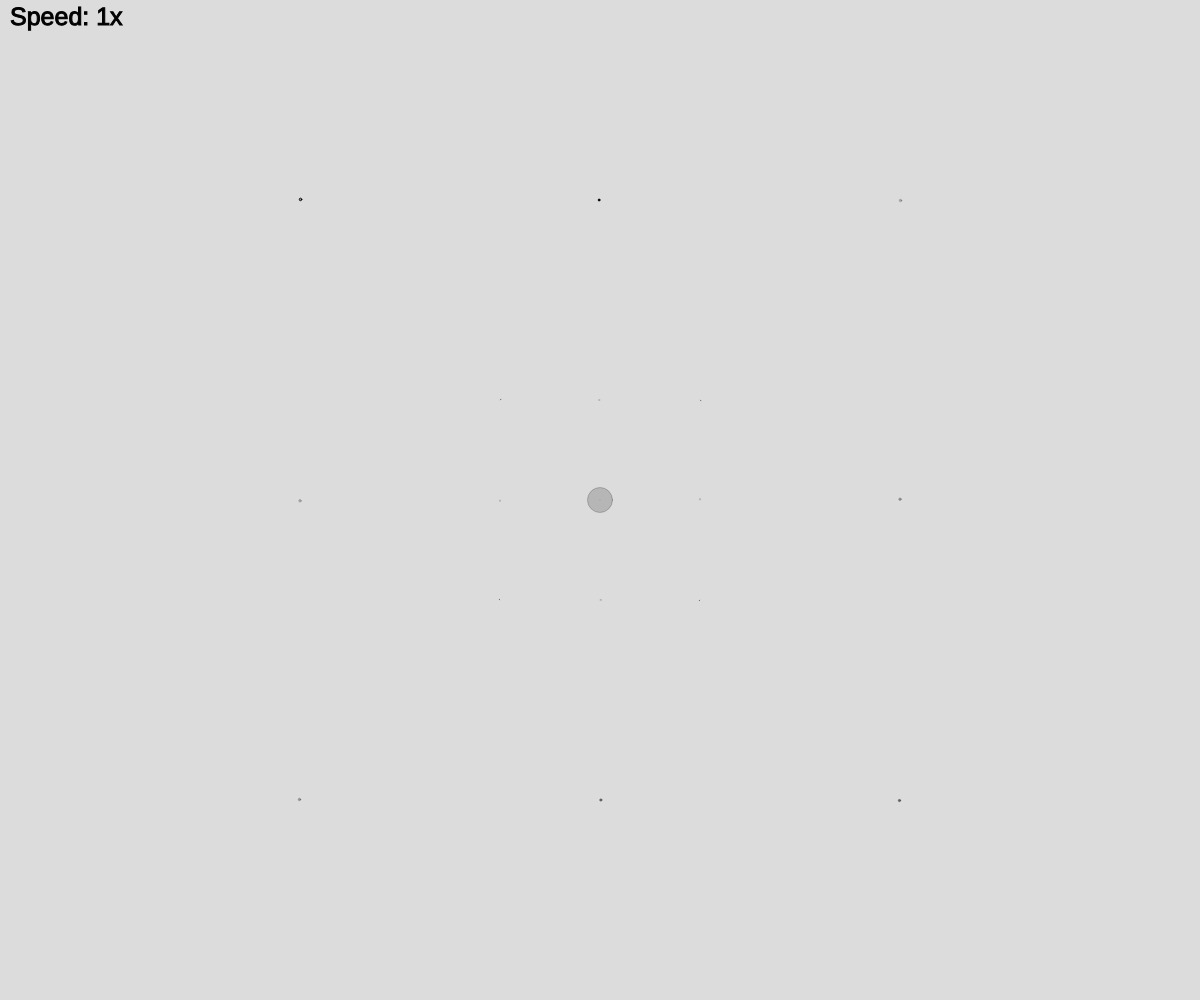
Frame 1 (no input)
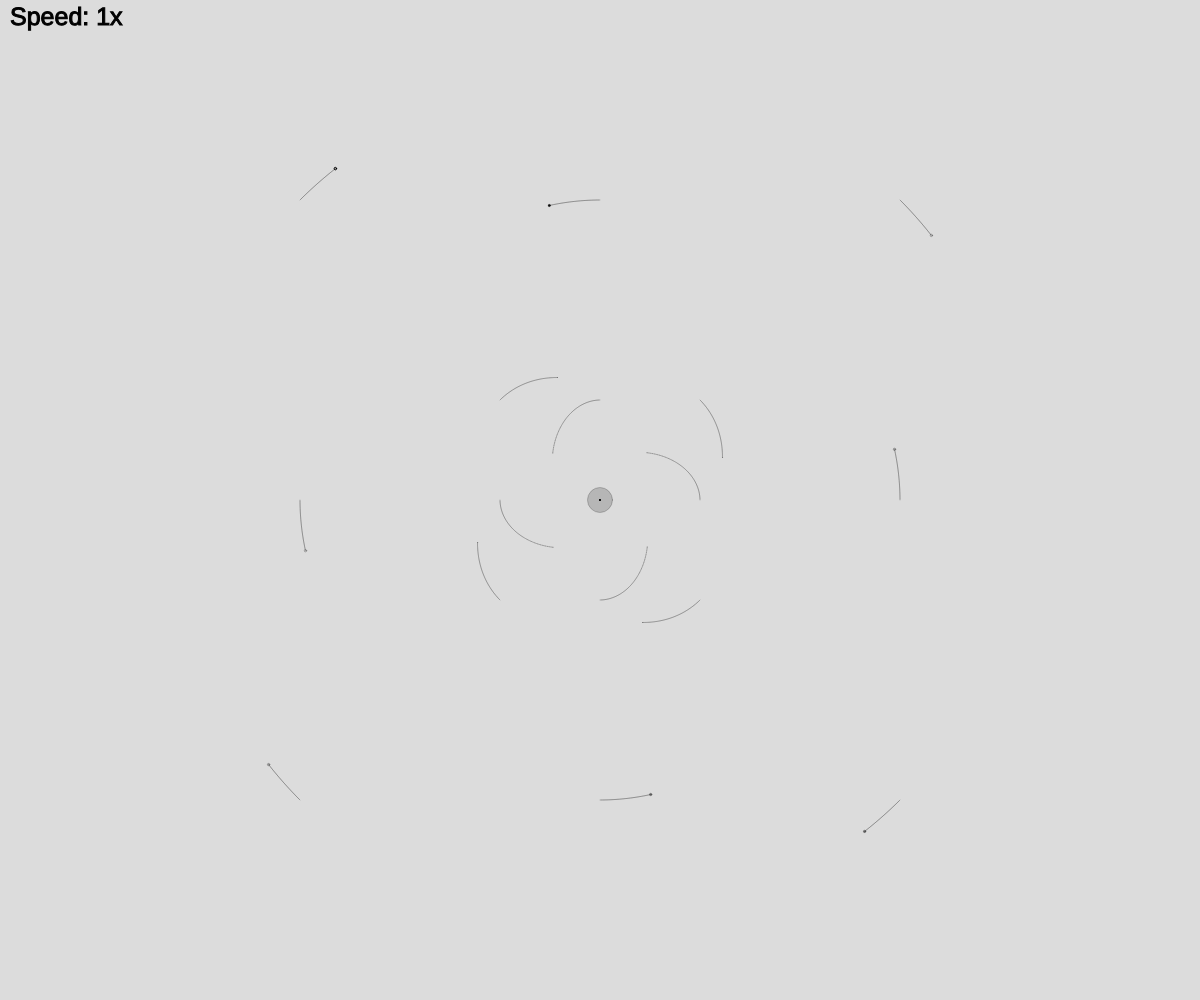
Frame 60 (no input)
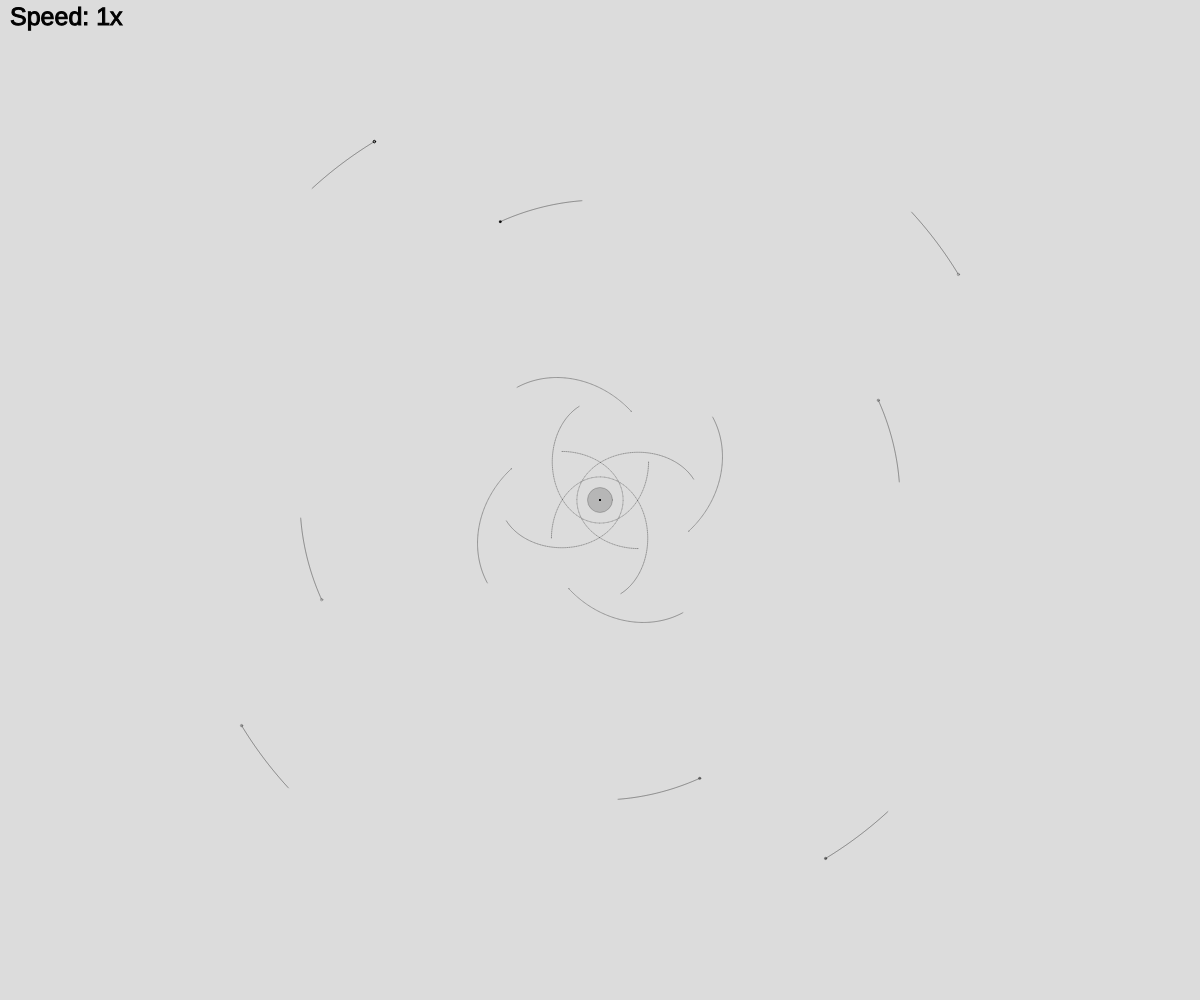
Frame 120 (the mouse pressed at the canvas centre since frame 60)

The p5.js sketch that drew these frames (run headless with seeded random() and noise() and a simulated clock; from frame 60 on, the mouse is pressed at the canvas centre):

// p5.js sketch
// ── sketch.js
let things = [];
const G = 0.0000000000667408;
let speed = 1;

function setup() {
  createCanvas(windowWidth, windowHeight);
  fill(0);
  
  things.push(new Thing(width/2,height/2,25,2000000,random(0,255),0,0));

  things.push(new Thing(width/2,height/2+100,.025,2000,random(0,255),1,0));
  things.push(new Thing(width/2+100,height/2,.025,2000,random(0,255),0,-1));
  things.push(new Thing(width/2-100,height/2,.025,2000,random(0,255),0,1));
  things.push(new Thing(width/2,height/2-100,.025,2000,random(0,255),-1,0));

  things.push(new Thing(width/2+100,height/2+100,.25,20000,random(0,255),-1.415/2,1.415/2));
  things.push(new Thing(width/2+100,height/2-100,.25,20000,random(0,255),1.415/2,1.415/2));
  things.push(new Thing(width/2-100,height/2+100,.25,20000,random(0,255),-1.415/2,-1.415/2));
  things.push(new Thing(width/2-100,height/2-100,.25,20000,random(0,255),1.415/2,-1.415/2));

  things.push(new Thing(width/2,height/2+300,2.5,200000,random(0,255),0.85,0));
  things.push(new Thing(width/2+300,height/2,2.5,200000,random(0,255),0,-0.85));
  things.push(new Thing(width/2-300,height/2,2.5,200000,random(0,255),0,0.85));
  things.push(new Thing(width/2,height/2-300,2.5,200000,random(0,255),-0.85,0));

  things.push(new Thing(width/2+300,height/2+300,2.5,200000,random(0,255),-1.115/2,1.115/2));
  things.push(new Thing(width/2+300,height/2-300,2.5,200000,random(0,255),1.115/2,1.115/2));
  things.push(new Thing(width/2-300,height/2+300,2.5,200000,random(0,255),-1.115/2,-1.115/2));
  things.push(new Thing(width/2-300,height/2-300,2.5,200000,random(0,255),1.115/2,-1.115/2));
  
  /*
  things.push(new Thing(width*8/16,height*8/16,25,2000000,random(0,255),0,0));
  things.push(new Thing(width*8/16,height*5/16,2,2000,random(0,255),-1.5,0));
  things.push(new Thing(width*8/16,height*4/16,9,9000,random(0,255),-1.4,0));
  things.push(new Thing(width*8/16,height*3/16,10,10000,random(0,255),-1.2,0));
  things.push(new Thing(width*8/16,height*2/16,5,5000,random(0,255),-1.1,0));
  */
}

function draw(){
  background(220);
  if(speed>=1){
    for(var z=1; z<=speed; z++){
      doThings();
    }
  }else if(frameCount%(Math.pow(speed,-1))===0){
    doThings();
  }
  for(var i=things.length-1; i>=0; i--){
    things[i].display();
    things[i].showMovement();
  }
  stroke(0);
  fill(0);
  textSize(25)
  text("Speed: " + speed + "x",10,25)
}

function doThings(){
  for(var i=things.length-1; i>=0; i--){
    for(var j=i-1; j>=0; j--){
      if(things[i]!==undefined&&things[j]!==undefined){
        let hold = {
          x:things[i].x,
          y:things[i].y,
          r:things[i].radius,
          m:things[i].m,
          dx:things[i].dx,
          dy:things[i].dy,
        }
        things[i].applyForce(things[j]);
        things[j].applyForce(hold);
        if(dist(things[i].x,things[i].y,things[j].x,things[j].y)<things[i].r/2+things[j].r/2){
          if(things[i].m>things[j].m){
            things[i].m+=things[j].m;
            things.splice(j,1);
          }else if(things[i].m<things[j].m){
            things[j].m+=things[i].m;
            things.splice(i,1);
          }
        }
      }
    }
    if(things[i]!==undefined){
      things[i].move();
    }
  }
}

class Thing{
  constructor(x,y,radius,mass,c,dx,dy){
    this.x = x;
    this.y = y;
    this.r =  radius;
    this.m = mass;
    this.dx = dx;
    this.dy = dy;
    this.fx = 0;
    this.fy = 0;
    this.c = c;
    this.spots = [this.x,this.y];
  }

  applyForce(thi){
    let m1 = this.m; 
    let m2 = thi.m;
    let r2 = Math.pow(dist(this.x,this.y,thi.x,thi.y),2)
    let fdirect = G*((m1*m2)/r2);

    let o = this.y-thi.y;
    let a = this.x-thi.x;
    let theta = atan(o/a);
    if(this.x>=thi.x){
      theta+=PI;
    }

    let e = thi.m/this.m;

    fdirect*=e;

    this.fy += fdirect*sin(theta);
    this.fx += fdirect*cos(theta);
  }

  move(){

    this.dx += this.fx;
    this.dy += this.fy;

    this.x += this.dx;
    this.y += this.dy;

    this.fx = 0;
    this.fy = 0;

    this.spots.push(this.x,this.y);
    if(this.spots.length>200){
      this.spots.splice(0,2);
    }
  }

  display(){
    fill(this.c);
    circle(this.x,this.y,this.r);
    //frameRate(1);
  }

  showMovement(){
    for(var i=0; i<=this.spots.length-4; i+=2){
      stroke(0,50)
      line(this.spots[i],this.spots[i+1],this.spots[i+2],this.spots[i+3]);
    }
  }
}

function mouseClicked(){
  things.push(new Thing(mouseX,mouseY,2.5,200000,random(0,255),1,0))
}

function keyPressed(){
  if(keyIsDown(38)){
    speed*=2;
  }else if(keyIsDown(40)){
    speed/=2;
  }
}
